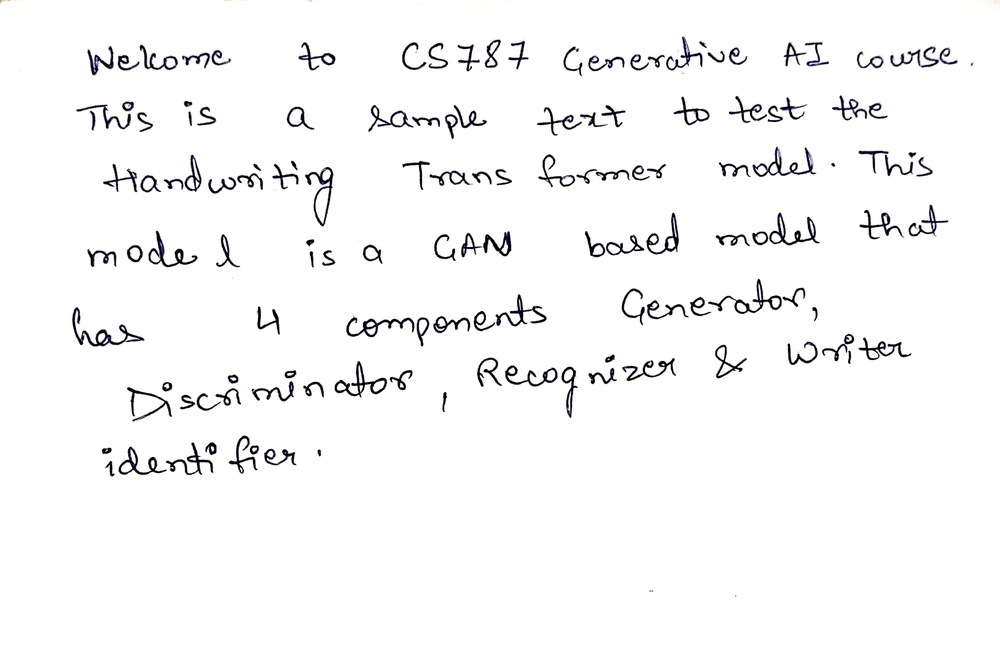
#> input picture Handwriting_Transformers/custom_data_1/style_examples/test.jpg, 1000 x 659 px, shrunk from 2972 x 1960 before the run
$ python -i curve_tokenizer.py   (imports and definitions only)
#> lines starting #> are read from the running program, lines starting #| are printed output that depends on the picture; after the words box and inside, x2 and y2 are one past the last pixel; in counts of white or black regions, pixels touching at a corner belong together
import cv2
import numpy as np
from skimage.morphology import skeletonize
import torch
import torch.nn as nn

def extract_curves_from_word(img, max_curves=100):
    """
    Takes a grayscale handwriting word image.
    Returns list of fitted curve segments as normalized 8D vectors.
    """
#> called with img = '../custom_data_1/style_examples/test.jpg', max_curves = 100
    if isinstance(img, str):
        img = cv2.imread(img, cv2.IMREAD_GRAYSCALE)
#> img: shape (659, 1000); min 0, max 255, mean 247.1

    # --- Adaptive or Otsu binarization
    blur = cv2.GaussianBlur(img, (5,5), 0)
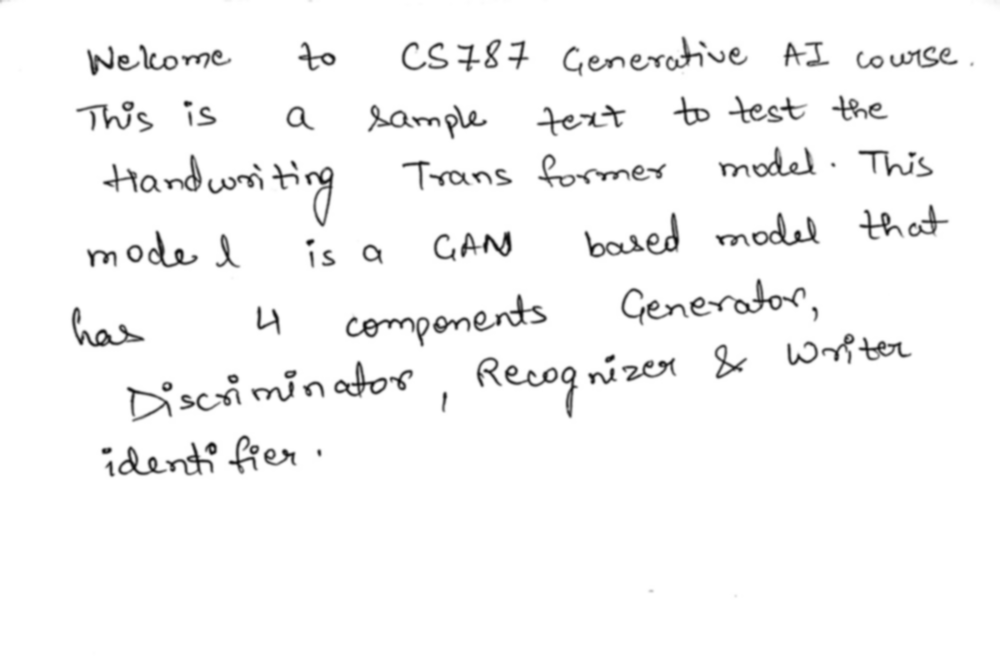
#> blur: shape (659, 1000); min 11, max 255, mean 247.1
    _, img_bin = cv2.threshold(blur, 0, 255, cv2.THRESH_BINARY_INV + cv2.THRESH_OTSU)
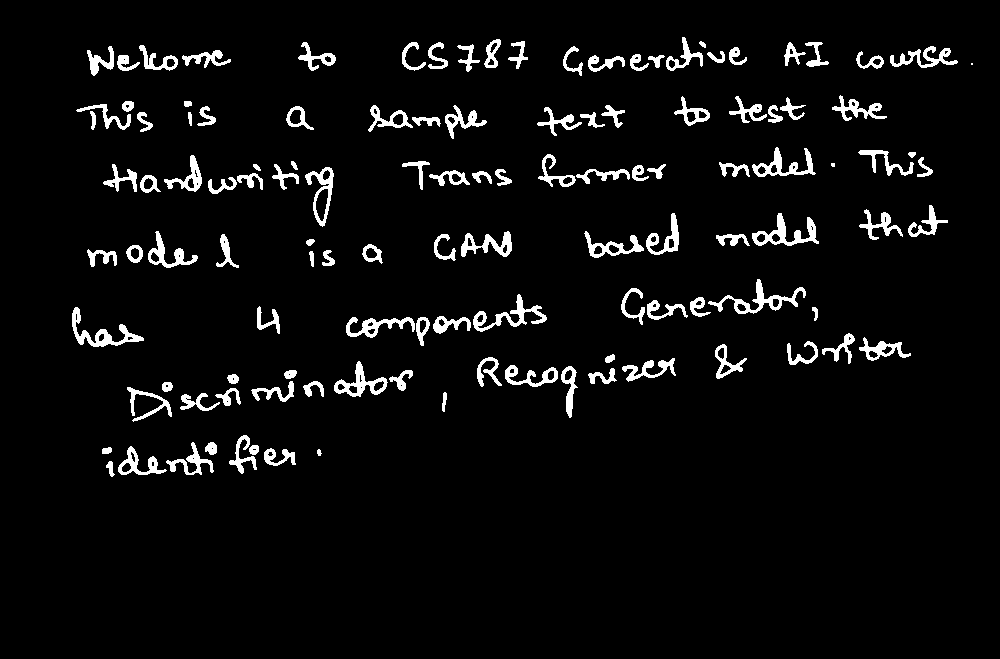
#> img_bin: shape (659, 1000); 4.9% white; 122 white regions (2 under 20 px), largest, box (x1, y1, x2, y2) and area: (708, 279, 806, 314) 800, (72, 307, 144, 347) 769, (752, 213, 819, 246) 763
    # small dilation to connect broken ink pixels
    kernel = np.ones((1,1), np.uint8)
    img_bin = cv2.dilate(img_bin, kernel, iterations=1)

    # optional erosion to remove small noise
    img_bin = cv2.erode(img_bin, kernel, iterations=5)
    img_bin = (img_bin > 0).astype(np.uint8)
    skel = skeletonize(img_bin).astype(np.uint8)
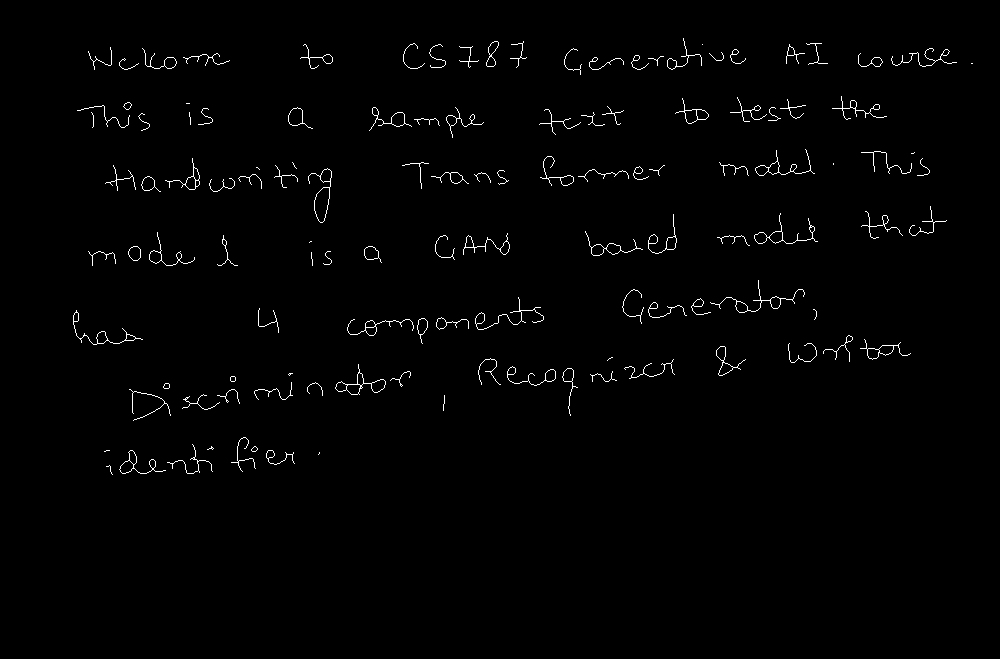
#> skel: shape (659, 1000); values 0 (black) and 1 (white), 1.1% white in thin lines or dots, all inside (x1, y1, x2, y2) = (73, 38, 973, 475)

    contours, _ = cv2.findContours(skel, cv2.RETR_EXTERNAL, cv2.CHAIN_APPROX_NONE)
#> contours = 122 contours, 71 with area under 20; largest, box (x1, y1, x2, y2) and area: (308, 168, 332, 223) 496, (335, 364, 386, 395) 400, (754, 213, 818, 244) 252, (119, 450, 166, 474) 244, (675, 98, 709, 124) 239
    curves = []

    for cnt in contours:
        pts = cnt.squeeze()
        if pts.ndim < 2 or len(pts) < 4:
            continue

        for i in range(0, len(pts)-3, 3):
            if len(curves) >= max_curves:
                break
            p = pts[i:i+4].flatten().astype(np.float32)
            # normalize to [0,1]
            p[0::2] /= img.shape[1]
            p[1::2] /= img.shape[0]
            curves.append(p)
#> this loop made 122 passes
#> pts on passes 2, 47: [[319, 452], [319, 453], [318, 454], [319, 453]], [[310, 241], [309, 242], [310, 241], [311, 241]]
#> after the loop, curves = 100 items

    if len(curves) == 0:
        curves.append(np.zeros(8, dtype=np.float32))
    return np.stack(curves)


class CurveTokenEncoder(nn.Module):
    def __init__(self, in_dim=8, hidden_dim=128, out_dim=128):
        super().__init__()
        self.net = nn.Sequential(
            nn.Linear(in_dim, hidden_dim),
            nn.ReLU(),
            nn.Linear(hidden_dim, out_dim)
        )
    def forward(self, x):
        return self.net(x)  # [B, n_curves, out_dim]


class CurveSequenceEncoder(nn.Module):
    def __init__(self, embed_dim=128, n_heads=4, n_layers=2):
        super().__init__()
        enc_layer = nn.TransformerEncoderLayer(d_model=embed_dim, nhead=n_heads)
        self.encoder = nn.TransformerEncoder(enc_layer, num_layers=n_layers)
    def forward(self, tokens):
        x = tokens.permute(1,0,2)
        z = self.encoder(x)
        return z.mean(dim=0)  # [B, embed_dim]


class WordCurveTokenizer(nn.Module):
    def __init__(self):
        super().__init__()
        self.token_encoder = CurveTokenEncoder()
        self.sequence_encoder = CurveSequenceEncoder()

    def forward(self, curve_points):
        tokens = self.token_encoder(curve_points)
        word_embed = self.sequence_encoder(tokens)
        return word_embed

>>> result = extract_curves_from_word('../custom_data_1/style_examples/test.jpg')
